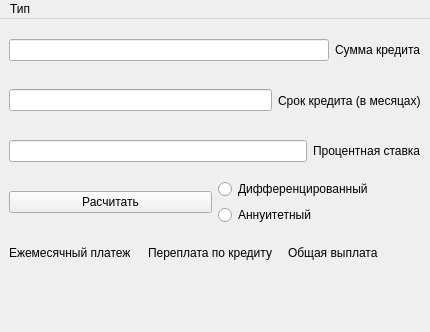
<?xml version="1.0" encoding="UTF-8"?>
<ui version="4.0">
 <class>Credit_window</class>
 <widget class="QMainWindow" name="Credit_window">
  <property name="geometry">
   <rect>
    <x>0</x>
    <y>0</y>
    <width>430</width>
    <height>332</height>
   </rect>
  </property>
  <property name="windowTitle">
   <string>Кредитный калькулятор</string>
  </property>
  <widget class="QWidget" name="centralwidget">
   <layout class="QVBoxLayout" name="verticalLayout_5">
    <item>
     <layout class="QVBoxLayout" name="verticalLayout_4">
      <item>
       <layout class="QVBoxLayout" name="verticalLayout_2">
        <item>
         <layout class="QHBoxLayout" name="horizontalLayout_3">
          <item>
           <widget class="QLineEdit" name="line_summ"/>
          </item>
          <item>
           <widget class="QLabel" name="label_summ">
            <property name="text">
             <string>Сумма кредита</string>
            </property>
           </widget>
          </item>
         </layout>
        </item>
        <item>
         <layout class="QHBoxLayout" name="horizontalLayout_2">
          <item>
           <widget class="QLineEdit" name="line_day"/>
          </item>
          <item>
           <widget class="QLabel" name="label_day">
            <property name="text">
             <string>Срок кредита (в месяцах)</string>
            </property>
           </widget>
          </item>
         </layout>
        </item>
        <item>
         <layout class="QHBoxLayout" name="horizontalLayout">
          <item>
           <widget class="QLineEdit" name="line_proc"/>
          </item>
          <item>
           <widget class="QLabel" name="label_proc">
            <property name="text">
             <string>Процентная ставка</string>
            </property>
           </widget>
          </item>
         </layout>
        </item>
       </layout>
      </item>
      <item>
       <layout class="QVBoxLayout" name="verticalLayout_3">
        <item>
         <layout class="QHBoxLayout" name="horizontalLayout_4">
          <item>
           <widget class="QPushButton" name="calc_Button">
            <property name="text">
             <string>Расчитать</string>
            </property>
           </widget>
          </item>
          <item>
           <layout class="QVBoxLayout" name="verticalLayout">
            <item>
             <widget class="QRadioButton" name="radio_dif_type">
              <property name="text">
               <string>Дифференцированный</string>
              </property>
             </widget>
            </item>
            <item>
             <widget class="QRadioButton" name="radio_anue_type">
              <property name="text">
               <string>Аннуитетный</string>
              </property>
             </widget>
            </item>
           </layout>
          </item>
         </layout>
        </item>
        <item>
         <layout class="QGridLayout" name="gridLayout">
          <item row="0" column="0">
           <widget class="QLabel" name="label_month_pay">
            <property name="text">
             <string>Ежемесячный платеж</string>
            </property>
           </widget>
          </item>
          <item row="0" column="1">
           <widget class="QLabel" name="label_overpay">
            <property name="text">
             <string>Переплата по кредиту</string>
            </property>
           </widget>
          </item>
          <item row="0" column="2">
           <widget class="QLabel" name="label_all_payed">
            <property name="text">
             <string>Общая выплата</string>
            </property>
           </widget>
          </item>
          <item row="1" column="0">
           <widget class="QLabel" name="label_res_month_pay">
            <property name="text">
             <string/>
            </property>
           </widget>
          </item>
          <item row="1" column="1">
           <widget class="QLabel" name="label_res_overpay">
            <property name="text">
             <string/>
            </property>
           </widget>
          </item>
          <item row="1" column="2">
           <widget class="QLabel" name="label_res_all_payed">
            <property name="text">
             <string/>
            </property>
           </widget>
          </item>
         </layout>
        </item>
       </layout>
      </item>
     </layout>
    </item>
   </layout>
  </widget>
  <widget class="QMenuBar" name="menubar">
   <property name="geometry">
    <rect>
     <x>0</x>
     <y>0</y>
     <width>430</width>
     <height>24</height>
    </rect>
   </property>
   <widget class="QMenu" name="menu">
    <property name="title">
     <string>Тип</string>
    </property>
    <addaction name="main_calc_button"/>
    <addaction name="Credit_calc_button"/>
    <addaction name="depos_calc_button"/>
   </widget>
   <addaction name="menu"/>
  </widget>
  <action name="main_calc_button">
   <property name="text">
    <string>Математический</string>
   </property>
  </action>
  <action name="Credit_calc_button">
   <property name="text">
    <string>Кредитный</string>
   </property>
  </action>
  <action name="depos_calc_button">
   <property name="text">
    <string>Депозитный</string>
   </property>
  </action>
 </widget>
 <resources/>
 <connections/>
</ui>
